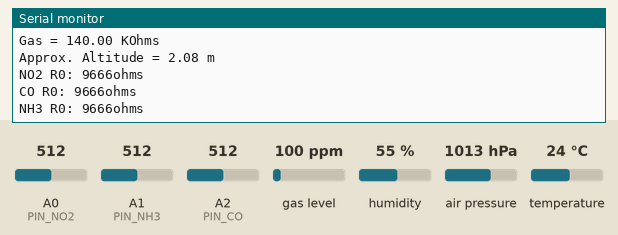
The program below on a simulated Arduino Uno, built with avr-gcc and run on an emulated ATmega328P. Parts: the last lines printed to the serial monitor. Inputs (shaded band) come from the test bench; at power-on: A2 (PIN_CO) = 512, A0 (PIN_NO2) = 512, A1 (PIN_NH3) = 512, gas level 100 ppm, humidity 55 %, air pressure 1013 hPa, temperature 24 °C.

Above: at 13.2 s.
13.3 s: A2 (PIN_CO) set to 147
At 13.68 s:
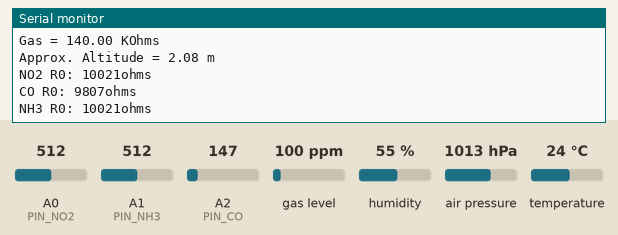
14.8 s: A2 (PIN_CO) set to 124
At 14.92 s:
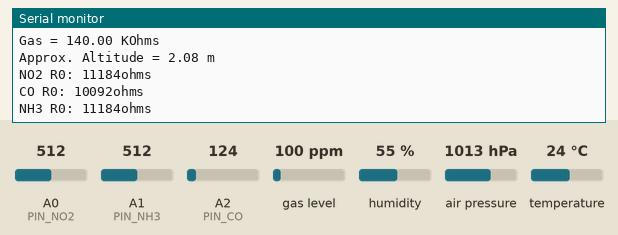

The program:

main.cpp
```cpp
#include <Wire.h>
#include "MICS6814.h"
#include <Adafruit_Sensor.h>
#include "Adafruit_BME680.h"

#define PIN_CO A2
#define PIN_NO2 A0
#define PIN_NH3 A1

#define SEALEVELPRESSURE_HPA (1013.25)

Adafruit_BME680 bme; // I2C
MICS6814 gas(PIN_CO, PIN_NO2, PIN_NH3);

void setup()
{
  Serial.begin(9600);

  gas.beginInitialCalibration();

  if (!bme.begin())
  {
    Serial.println(F("Could not find a valid BME680 sensor, check wiring!"));
  }

  // Set up oversampling and filter initialization
  bme.setTemperatureOversampling(BME680_OS_8X);
  bme.setHumidityOversampling(BME680_OS_2X);
  bme.setPressureOversampling(BME680_OS_4X);
  bme.setIIRFilterSize(BME680_FILTER_SIZE_3);
  bme.setGasHeater(320, 150); // 320*C for 150 ms
}

void loop()
{
  unsigned long endTime = bme.beginReading();

  delay(50); // This represents parallel work.

  if (endTime == 0 || !bme.endReading())
  {
    Serial.println(F("Failed to complete BME680"));
  } else {
    Serial.print(F("Temperature = "));
    Serial.print(bme.temperature);
    Serial.println(F(" *C"));

    Serial.print(F("Pressure = "));
    Serial.print(bme.pressure / 100.0);
    Serial.println(F(" hPa"));

    Serial.print(F("Humidity = "));
    Serial.print(bme.humidity);
    Serial.println(F(" %"));

    Serial.print(F("Gas = "));
    Serial.print(bme.gas_resistance / 1000.0);
    Serial.println(F(" KOhms"));

    Serial.print(F("Approx. Altitude = "));
    Serial.print(bme.readAltitude(SEALEVELPRESSURE_HPA));
    Serial.println(F(" m"));
  }

  gas.updateMovingAvgFilter();

  Serial.print("NO2 R0: ");
  Serial.print(gas.R0.NO2);
  Serial.println("ohms");

  Serial.print("CO R0: ");
  Serial.print(gas.R0.CO);
  Serial.println("ohms");

  Serial.print("NH3 R0: ");
  Serial.print(gas.R0.NH3);
  Serial.println("ohms");

  delay(100);
}
```

MICS6814.h
```cpp
#ifndef MICS6814_H
#define MICS6814_H

#define MOVING_AVERAGE_FILTER_SIZE 100
#define SENSE_LOAD_RESISTANCE 51000 //ohms
#define VCC 5.0 //V
#define ADC_RESOLUTION 1023.0

#include "Arduino.h"

typedef struct
{
	uint16_t CO;
	uint16_t NO2;
	uint16_t NH3;
} gas_r0;

// struct to store moving average filter state
typedef struct
{
	gas_r0 *filterArray;
	gas_r0 filterSum;
	gas_r0 filterAverage;
	uint16_t filterSize;
	uint16_t filterIndex;
} moving_average_filter;

class MICS6814
{
public:
	MICS6814(int pinCO, int pinNO2, int pinNH3);

	void beginInitialCalibration();
	void updateMovingAvgFilter();

	gas_r0 R0;

private:
	void _updateR0FromMovingAvgFilter();

	uint8_t _pinCO;
	uint8_t _pinNO2;
	uint8_t _pinNH3;

	moving_average_filter _moving_average_filter;
};

#endif
```

MICS6814.cpp
```cpp
#include "MICS6814.h"

MICS6814::MICS6814(int pinCO, int pinNO2, int pinNH3)
{
    _pinCO = pinCO;
    _pinNO2 = pinNO2;
    _pinNH3 = pinNH3;
}

void MICS6814::beginInitialCalibration()
{
    // Initialise moving average filter state
    _moving_average_filter = {
        new gas_r0[MOVING_AVERAGE_FILTER_SIZE],
        {0, 0, 0},
        {0, 0, 0},
        MOVING_AVERAGE_FILTER_SIZE,
        0
    };
}

void MICS6814::updateMovingAvgFilter()
{
    // Read sensor values
    gas_r0 _current_gas_r0 = {
        analogRead(_pinCO),
        analogRead(_pinNO2),
        analogRead(_pinNH3)
    };

    // Update the filter state with the new sensor values
    _moving_average_filter.filterSum.CO += _current_gas_r0.CO - _moving_average_filter.filterArray[_moving_average_filter.filterIndex].CO;
    _moving_average_filter.filterSum.NO2 += _current_gas_r0.NO2 - _moving_average_filter.filterArray[_moving_average_filter.filterIndex].NO2;
    _moving_average_filter.filterSum.NH3 += _current_gas_r0.NH3 - _moving_average_filter.filterArray[_moving_average_filter.filterIndex].NH3;

    _moving_average_filter.filterArray[_moving_average_filter.filterIndex] = _current_gas_r0;

    _moving_average_filter.filterAverage.CO = _moving_average_filter.filterSum.CO / MOVING_AVERAGE_FILTER_SIZE;
    _moving_average_filter.filterAverage.NO2 = _moving_average_filter.filterSum.NO2 / MOVING_AVERAGE_FILTER_SIZE;
    _moving_average_filter.filterAverage.NH3 = _moving_average_filter.filterSum.NH3 / MOVING_AVERAGE_FILTER_SIZE;

    _moving_average_filter.filterIndex = (_moving_average_filter.filterIndex + 1) % MOVING_AVERAGE_FILTER_SIZE;

    // Update the real R0 values
    _updateR0FromMovingAvgFilter();
}

void MICS6814::_updateR0FromMovingAvgFilter()
{
    // Update the real R0 values
    float c0_sense_voltage = _moving_average_filter.filterAverage.CO * VCC / ADC_RESOLUTION;
    float no2_sense_voltage = _moving_average_filter.filterAverage.NO2 * VCC / ADC_RESOLUTION;
    float nh3_sense_voltage = _moving_average_filter.filterAverage.NH3 * VCC / ADC_RESOLUTION;

    R0.CO = (c0_sense_voltage * SENSE_LOAD_RESISTANCE) / (VCC - c0_sense_voltage);
    R0.NO2 = (no2_sense_voltage * SENSE_LOAD_RESISTANCE) / (VCC - no2_sense_voltage);
    R0.NH3 = (nh3_sense_voltage * SENSE_LOAD_RESISTANCE) / (VCC - nh3_sense_voltage);
}
```

Measured:
- after the input at 13.3 s, the serial monitor: prints a new line after 0.18 s (image 1)
